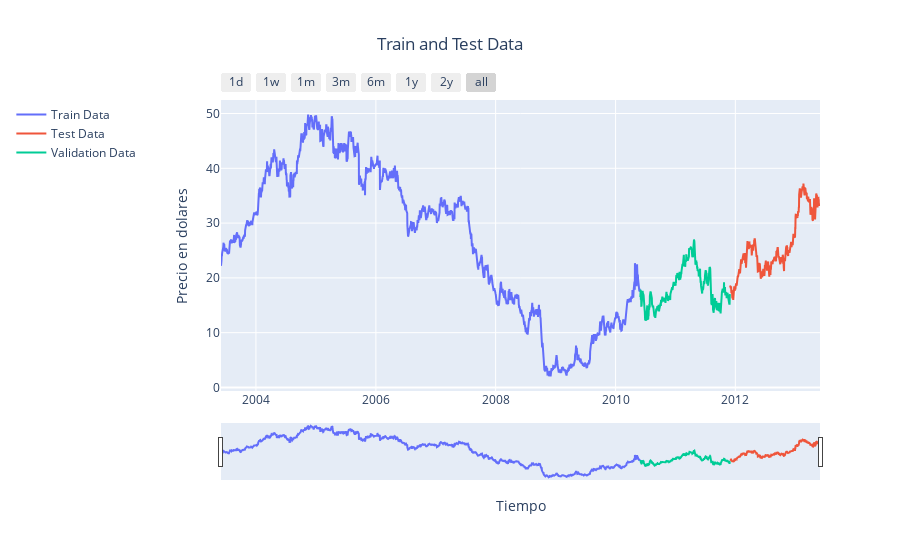

Source (notebook cell):
### Code cell
train_ratio = 0.7
val_ratio = 0.15
test_ratio = 0.15

n = len(df_completo)
train_size = int(n * train_ratio)
val_size = int(n * val_ratio)

train_data = df_completo.iloc[:train_size]
val_data = df_completo.iloc[train_size:train_size+val_size]
test_data = df_completo.iloc[train_size+val_size:]

plot_("Train and Test Data",
      (train_data.index, train_data['Close'], "Train Data"),
      (test_data.index, test_data['Close'], "Test Data"),
      (val_data.index, val_data['Close'], "Validation Data"))

### Figure 1 — Plotly figure (JSON) as saved in the notebook; plotly's stock layout.template omitted (floating-point values rounded to 4 significant figures; data arrays with more than 128 entries replaced by an {"elided": "..."} marker saying what was removed)
{"data": [{"line": {"width": 2}, "mode": "lines", "name": "Train Data", "type": "scatter", "x": {"elided": "2556 str values"}, "y": {"elided": "2556 float values"}}, {"line": {"width": 2}, "mode": "lines", "name": "Test Data", "type": "scatter", "x": {"elided": "549 str values"}, "y": {"elided": "549 float values"}}, {"line": {"width": 2}, "mode": "lines", "name": "Validation Data", "type": "scatter", "x": {"elided": "547 str values"}, "y": {"elided": "547 float values"}}], "layout": {"legend": {"orientation": "v", "x": -0.35, "xanchor": "left", "y": 1, "yanchor": "top"}, "title": {"text": "Train and Test Data", "x": 0.5}, "xaxis": {"rangeselector": {"buttons": [{"count": 1, "label": "1d", "step": "day", "stepmode": "backward"}, {"count": 7, "label": "1w", "step": "day", "stepmode": "backward"}, {"count": 1, "label": "1m", "step": "month", "stepmode": "backward"}, {"count": 3, "label": "3m", "step": "month", "stepmode": "backward"}, {"count": 6, "label": "6m", "step": "month", "stepmode": "backward"}, {"count": 1, "label": "1y", "step": "year", "stepmode": "backward"}, {"count": 2, "label": "2y", "step": "year", "stepmode": "backward"}, {"step": "all"}]}, "rangeslider": {"visible": true}, "title": {"text": "Tiempo"}, "type": "date"}, "yaxis": {"autorange": true, "title": {"text": "Precio en dolares"}, "type": "linear"}}}
